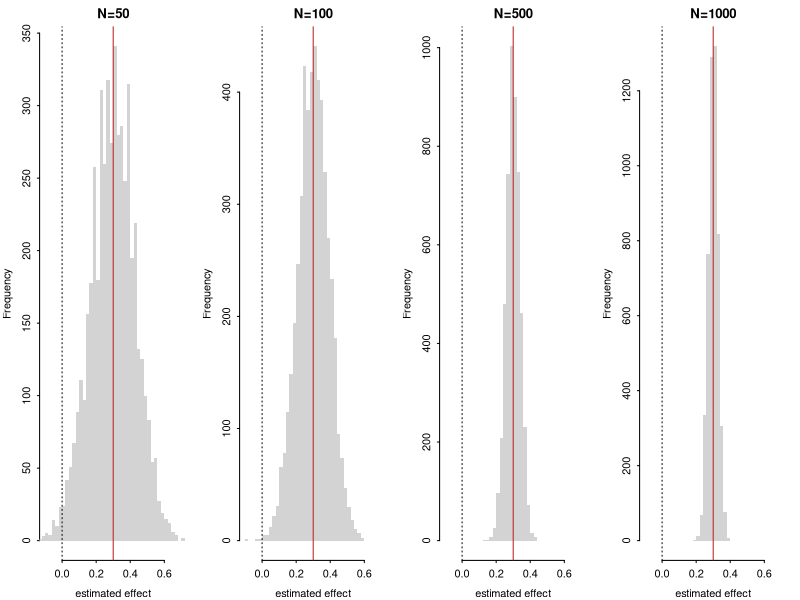

The R source for this figure:
## ---- chunk 1
par(mfrow = c(1,4), mar=c(3,3,2,1), mgp=c(2,.5,0), tck=-.015)
for (N in c(50, 100, 500, 1000)) {
  effect = c()
  for (k in 1:5000) {
    PO_Ya0 = sample(c(0,1), N, prob = c(0.5, 0.5), replace = TRUE)
    PO_Ya1 = sample(c(0,1), N, prob = c(0.2, 0.8), replace = TRUE)
    
    idx_A1 = sample(c(TRUE,FALSE),N, replace = TRUE)
    effect = c(effect,mean(PO_Ya1[idx_A1]) - mean(PO_Ya0[!idx_A1]))
  }
  hist(effect, main = paste0("N=",N), breaks = seq(-.3,.8, by = .02),
       xlim = c(-.1,.7), xlab = "estimated effect", border = "NA")
  abline(v = 0.3, col = "red", lwd = 1)
  abline(v = 0, lty = 3)
}
